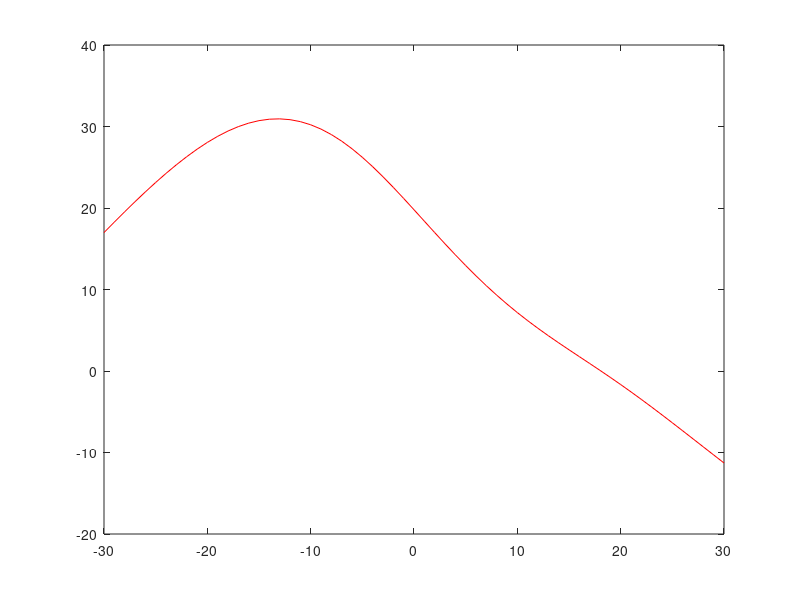

This chart was generated by the following MATLAB code:
clc;
close all;
clear all;
R=30;
H=22;
ele=60;
g=H/tand(ele);
%g=R-H*cotd(ele);
%g=20;
theta_sub = atand((R+g)/H)+ atand((R-g)/H);
theta_0= (theta_sub/2)-atand((R-g)/H);
n_H=1;                                            %%Atak vary korae amra amader cell edge ar sathe 3db/10db point k adjust korte parbo
                                                    %%Akhane n=1.7 a -3db adjusted
a_H=1/n_H;
effi=0.8;
theta_3db=2*acosd(0.5^a_H);
D_max=(32*log10(2))/(2*theta_3db^2);

D_bore=18;

%% Carrier to Noise and Interferrence ratio
n_U=10;
x0=-R:R;
y0=-R:R;
z0=0:H;
f=2;
c=0.3;
lamda=c/f;      
P_H=40;                                             % Tx power
P_H_wt=10^(P_H/10);
NF=-100.5;                                          % Noise power
NF_wt=10^(NF/10);
CINR1=zeros(size(x0));
CINR2=zeros(size(x0));
CINR3=zeros(size(x0));
CINR=zeros(size(x0));
m1=size(x0);
n1=size(y0);
%p1=size(z0);
% for p=1:p1(2)
%     if z0(p)==H
    for m=1:m1(2)
        for n=1:n1(2)
%********************* HAP 1 (Main HAP) ************************************************
            h_p1=[x0(R+1)-g y0(R+1) z0(H+1)];
            u_p=[x0(m) y0(n) z0(1)];
            %u_p=[x0(m) y0(R+1) z0(1)];                                 % Atak use koraar dorkar nai
            spp1=[x0(R+1)-g y0(R+1) z0(1)];
            bore_point1_H1=[H*tand(theta_0)-g y0(R+1) z0(1)];        % Bore at theta_sub/2 point 
            bore_point2_H1=spp1;                % Bore at spp point 
            bore_point3_H1=[x0(R+1) y0(R+1) z0(1)];                  % Bore at cell centre point
            vec_h12bore=[bore_point1_H1(1)-h_p1(1) bore_point1_H1(2)-h_p1(2) bore_point1_H1(3)-h_p1(3)];
            vec_h12u=[u_p(1)-h_p1(1) u_p(2)-h_p1(2) u_p(3)-h_p1(3)];
            vec_h12spp1=[spp1(1)-h_p1(1) spp1(2)-h_p1(2) spp1(3)-h_p1(3)];
            theta_user_H1=acosd(dot(vec_h12u,vec_h12bore)/(norm(vec_h12bore)*norm(vec_h12u)));                     
            deviation_user_H1=theta_user_H1;                              % Akhane user angle e hocce  deviation
            A_H1=D_max*effi*cosd(deviation_user_H1)^n_H;
            A_H1_db=10+10*log10(A_H1);                                 % HAP antenna gain
            theta_u2spp1= acosd(dot(vec_h12u,vec_h12spp1)/(norm(vec_h12spp1)*norm(vec_h12u)));
            A_U_H1=effi*cosd(theta_u2spp1)^n_U;
            A_U_H1_db=D_bore+10*log10(A_U_H1);                        % User antenna gain
            %A_U_H1_db=D_bore;                        % User antenna gain
            d1=norm(vec_h12u);                                    % Distance from the user
            FSL1= (4*pi*d1*1000/lamda)^2;
            FSL1_db=10*log10(FSL1);                               % Free space loss
            %FSL_db(m,1)=10*log10(FSL);                          % Ata use kora hocce error checking ar jonno
            C=P_H+A_H1_db+A_U_H1_db-FSL1_db;                               % Carrier
            %CINR1(m,n)=C-NF;
            
            
%********************* HAP 2 (Interfering HAP) ************************************************
            h_p2=[g*cosd(60) g*sind(60) z0(H+1)];
            %u_p=[x0(m) y0(R+1) z0(1)];
            spp2=[g*cosd(60) g*sind(60) z0(1)];
            bore_point1_H2=[abs(bore_point1_H1(1))*cosd(60) abs(bore_point1_H1(1))*sind(60) z0(1)];        % Bore at theta_sub/2 point 
            bore_point2_H2=spp2;                                        % Bore at spp point 
            bore_point3_H2=[x0(R+1) y0(R+1) z0(1)];                  % Bore at cell centre point
            vec_h22bore=[bore_point1_H2(1)-h_p2(1) bore_point1_H2(2)-h_p2(2) bore_point1_H2(3)-h_p2(3)];
            vec_h22u=[u_p(1)-h_p2(1) u_p(2)-h_p2(2) u_p(3)-h_p2(3)];
            vec_h22spp2=[spp2(1)-h_p2(1) spp2(2)-h_p2(2) spp2(3)-h_p2(3)];
            theta_user_H2=acosd(dot(vec_h22u,vec_h22bore)/(norm(vec_h22bore)*norm(vec_h22u)));                     
            deviation_user_H2=theta_user_H2;                              % Akhane user angle e hocce  deviation
            A_H2=D_max*effi*cosd(deviation_user_H2)^n_H;
            A_H2_db=10+10*log10(A_H2);                                 % HAP antenna gain
            A_H2_wt=10^(A_H2_db/10);
            theta_u2spp2= acosd(dot(vec_h22u,vec_h22spp2)/(norm(vec_h22spp2)*norm(vec_h22u)));
            A_U_H2=effi*cosd(theta_u2spp2)^n_U;
            A_U_H2_db=D_bore+10*log10(A_U_H2);                        % User antenna gain
            A_U_H2_wt=10+10^(A_U_H2_db/10);
            d2=norm(vec_h22u);                                    % Distance from the user
            FSL2= (4*pi*d2*1000/lamda)^2;
            FSL2_db=10*log10(FSL2);                               % Free space loss
            %FSL_db(m,1)=10*log10(FSL);                          % Ata use kora hocce error checking ar jonno
            I_H2_db=P_H+A_H2_db+A_U_H2_db-FSL2_db;
            I_H21=(P_H_wt*A_H2_wt*A_U_H2_wt)/FSL2;
            I_H2=10^(I_H2_db/10);
            CINR2(m,n)=I_H2-NF;
            

            
%********************* HAP 3 (Interfering HAP) ************************************************
            h_p3=[g*cosd(60) -g*sind(60) z0(H+1)];
            %u_p=[x0(m) y0(R+1) z0(1)];
            spp3=[g*cosd(60) -g*sind(60) z0(1)];
            bore_point1_H3=[abs(bore_point1_H1(1))*cosd(60) -abs(bore_point1_H1(1))*sind(60) z0(1)];        % Bore at theta_sub/2 point 
            bore_point2_H3=spp3;                                        % Bore at spp point 
            bore_point3_H3=[x0(R+1) y0(R+1) z0(1)];                  % Bore at cell centre point
            vec_h32bore=[bore_point1_H3(1)-h_p3(1) bore_point1_H3(2)-h_p3(2) bore_point1_H3(3)-h_p3(3)];
            vec_h32u=[u_p(1)-h_p3(1) u_p(2)-h_p3(2) u_p(3)-h_p3(3)];
            vec_h32spp3=[spp3(1)-h_p3(1) spp3(2)-h_p3(2) spp3(3)-h_p3(3)];
            theta_user_H3=acosd(dot(vec_h32u,vec_h32bore)/(norm(vec_h32bore)*norm(vec_h32u)));                     
            deviation_user_H3=theta_user_H3;                              % Akhane user angle e hocce  deviation
            A_H3=D_max*effi*cosd(deviation_user_H3)^n_H;
            A_H3_db=10+10*log10(A_H3);                                 % HAP antenna gain
            theta_spp3= atand((R-g)/H);
            theta_u2spp3= acosd(dot(vec_h32u,vec_h32spp3)/(norm(vec_h32spp3)*norm(vec_h32u)));
            A_U_H3=effi*cosd(theta_u2spp3)^n_U;
            A_U_H3_db=D_bore+10*log10(A_U_H3);                        % User antenna gain
            d3=norm(vec_h32u);                                    % Distance from the user
            FSL3= (4*pi*d3*1000/lamda)^2;
            FSL3_db=10*log10(FSL3);                               % Free space loss
            %FSL_db(m,1)=10*log10(FSL);                          % Ata use kora hocce error checking ar jonno
            I_H3_db=P_H+A_H3_db+A_U_H3_db-FSL3_db; 
            %I_H3=P_H_wt*A_H3*A_U_H3/FSL3;
            I_H3=10^(I_H3_db/10);
            CINR3(m,n)=I_H3-NF;
            IN=NF_wt+I_H2+I_H3;        
            
            %IN=10^(NF/10)+10^(I_H2/10)+10^(I_H3/10);
          
            CINR(n,m)=C-10*log10(IN)+25;
            %CINR(1,m)=C-10*log10(IN)+25;                       % Atak use korar dorkar nai
    
        end
    end
    %end
%end
% figure (1);
% contour(x0,y0,CINR1,'ShowText','on');
% figure (2);
% contour(x0,y0,CINR2,'ShowText','on');
% figure (3);
% contour(x0,y0,CINR3,'ShowText','on');
figure (3);
%contour(x0,y0,CINR,'ShowText','on');
plot(x0,CINR(R+1,:),'r');                          % For different boresight
hold on;
